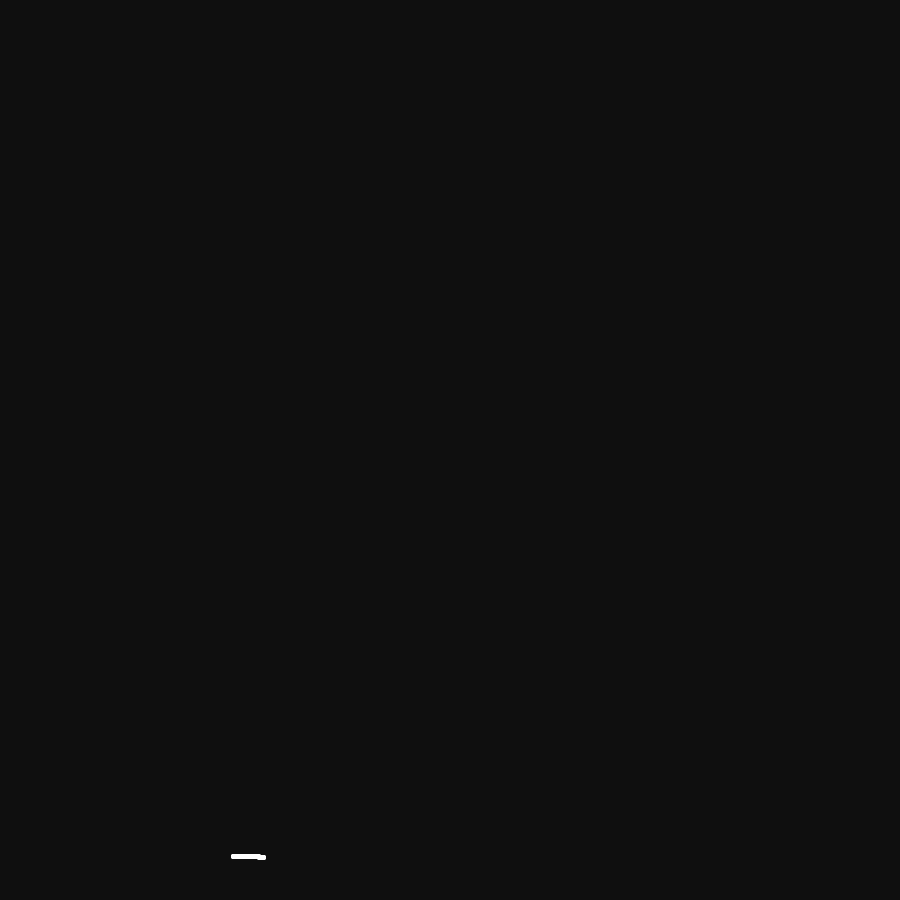
Frame 1 (no input)
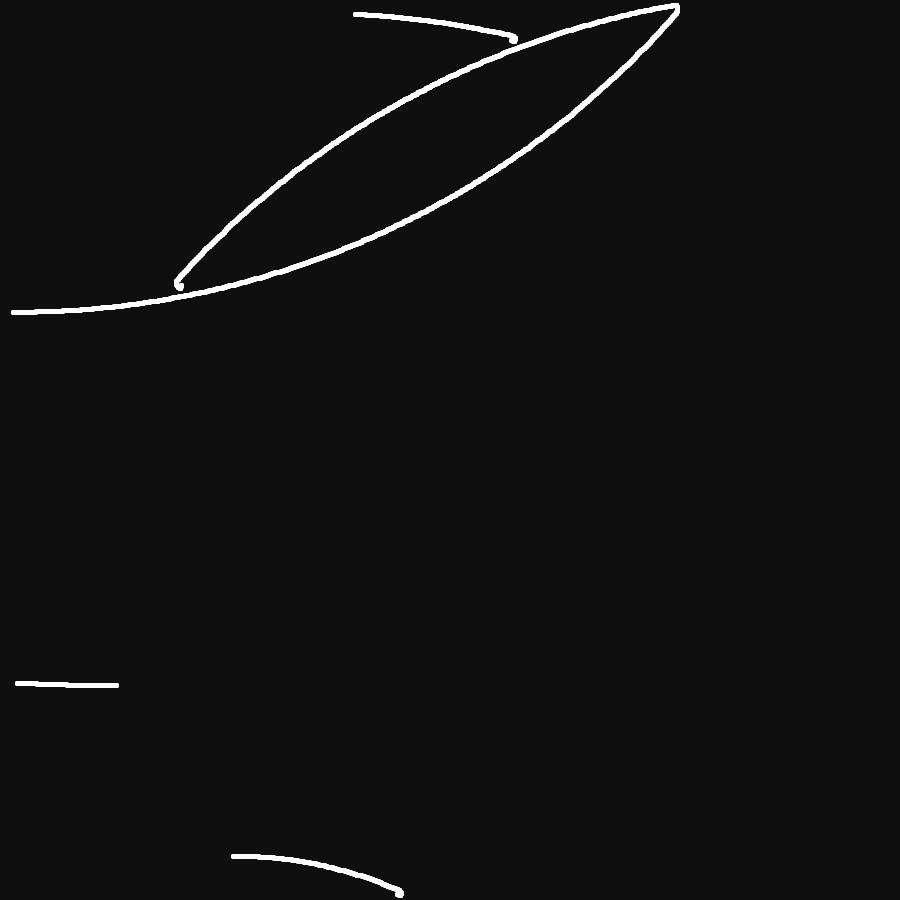
Frame 60 (the mouse pressed at the canvas centre just before this capture)
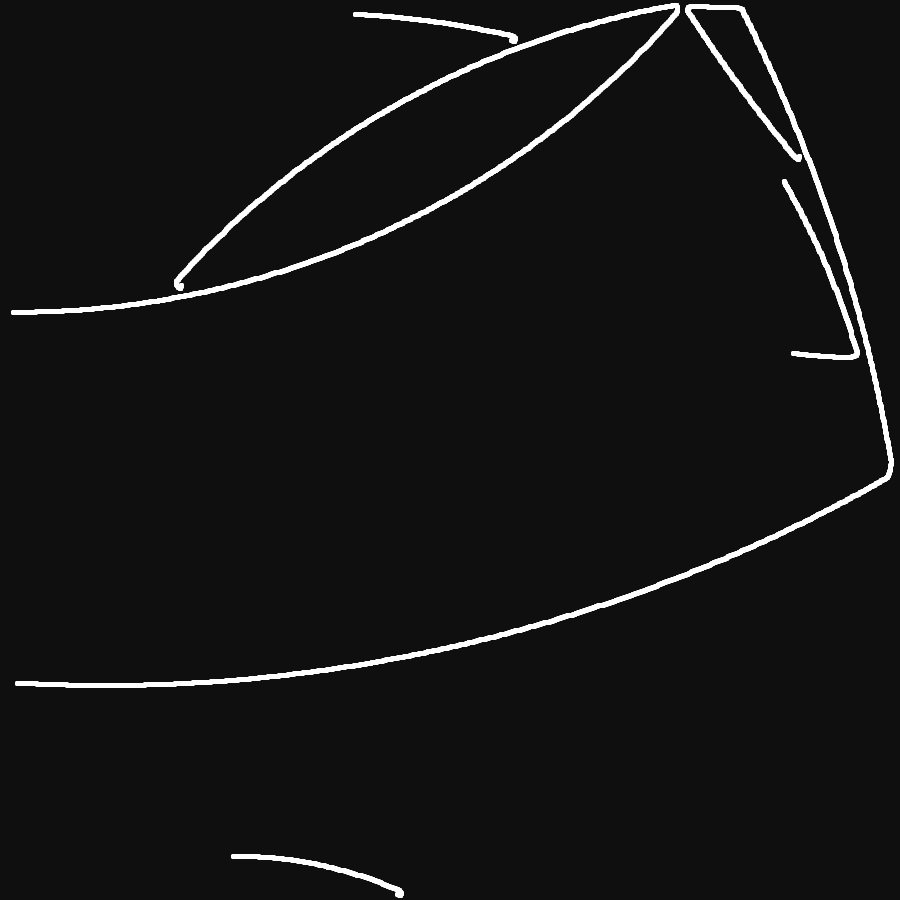
Frame 120 (the mouse held since frame 60 and released just before this capture)

The Processing sketch that drew these frames (run headless with seeded random() and noise(); from frame 60 on, the mouse is pressed at the canvas centre):

// Processing sketch: avoidxmas
// ── avoidxmas.pde
color bg;
Tracer t;
void setup() {
  size(900, 900);
  colorMode(HSB);
  bg = color(15);
  background(bg);
  noiseSeed(System.currentTimeMillis() % 1000);
  t = new Tracer();
}
void draw() {
  for (int i=0; i<10; i++) {
    t.draw();
  }
}

void keyPressed() {
  if (key=='s') {
    save(int(random(999999)) + ".png");
  }
  if(key=='r') {
    background(bg);
    noiseSeed(System.currentTimeMillis() % 1000);
  }
}
// ── Tracer.pde
class Tracer {
  float x, y, a, step, radius, turnDir, softTurn, fat, tolerance;
  boolean intelligentTurn;

  // TODO: two modes: free curving, avoid collision

  Tracer() {
    respawn();
  }
  void draw() {
    boolean needRespawn = (!frontIsClear() || !insideTheCanvas());

    step = 3;
    float nx = x + step * cos(a);
    float ny = y + step * sin(a);

    stroke(255);
    strokeWeight(5);  
    for (int i=0; i<5; i++) {
      line(x, y, nx, ny);
    }

    x = nx;
    y = ny;

    if (needRespawn) {
      respawn();
    }
  }
  void respawn() {
    intelligentTurn = false; //random(100) < 50;
    turnDir = random(100) < 50 ? -1 : 1;
    x = random(width);
    y = random(height);
    a = 0.001 * frameCount % TAU;
    radius = random(5, 30);
    softTurn = random(0.02);
    fat = max(1, 50 + randomGaussian() * 50);
    tolerance = random(50, 200);
  }
  boolean insideTheCanvas() {
    return x<width && x>0 && y<height && y>0;
  }
  void testCollision() {
    color c = get((int)x, (int)y);
    if (c != bg) {
      respawn();
    }
  }
  boolean frontIsClear() {
    float hitDist;
    boolean hit = false, frontClear = true;
    float sep = 6; 

    float xL = x + sep * cos(a + HALF_PI);
    float yL = y + sep * sin(a + HALF_PI);
    float xR = x + sep * cos(a - HALF_PI);
    float yR = y + sep * sin(a - HALF_PI);

    for (hitDist=step; hitDist<radius; hitDist++) {      
      float txL = xL + hitDist * cos(a);
      float tyL = yL + hitDist * sin(a);
      color cL = get((int)txL, (int)tyL);
      float bri = brightness(cL);
      if (bri < 15 || bri > tolerance) {
        hit = true;
        frontClear = hitDist > step;
        if (intelligentTurn) {
          turnDir = -1;
        }
        break;
      }
      float txR = xR + hitDist * cos(a);
      float tyR = yR + hitDist * sin(a);
      color cR = get((int)txR, (int)tyR);
      bri = brightness(cR);
      if (bri < 15 || bri > tolerance) {
        hit = true;
        frontClear = hitDist > step;
        if (intelligentTurn) {
          turnDir = 1;
        }
        break;
      }
    }
    a += (hit ? 1 : softTurn) * turnDir * step * HALF_PI / hitDist;
    return frontClear;
  }
}
